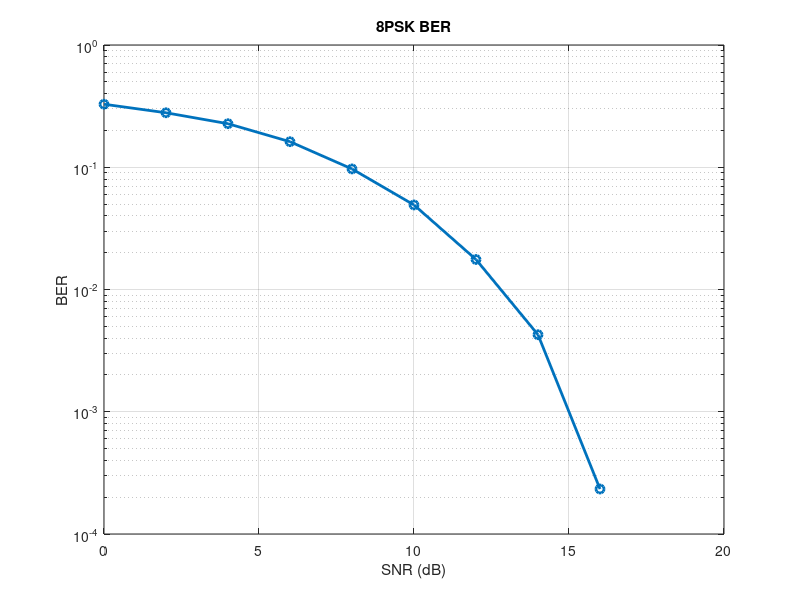

MATLAB code for this plot:
clear; clc;

M = 8;          % 8PSK
k = 3;          % bits per symbol
N = 30000;      % total bits

data = randi([0 1],N,1);

% reshape bits to symbols
bits = reshape(data,[],3);

% binary to decimal
symbols = bits(:,1)*4 + bits(:,2)*2 + bits(:,3);

% -------- 8PSK Modulation --------
theta = 2*pi*symbols/M;
tx = exp(1j*theta);

snr_dB = 0:2:20;
ber = zeros(size(snr_dB));

for n = 1:length(snr_dB)

    snr = 10^(snr_dB(n)/10);

    % noise variance
    sigma = sqrt(1/(2*snr));

    noise = sigma*(randn(size(tx)) + 1j*randn(size(tx)));

    rx = tx + noise;

    % -------- Demodulation --------
    phase = angle(rx);

    phase(phase<0) = phase(phase<0)+2*pi;

    demod = round(phase/(2*pi/M));
    demod(demod==8)=0;

    % decimal to bits
    b1 = floor(demod/4);
    b2 = floor(mod(demod,4)/2);
    b3 = mod(demod,2);

    bitsHat = [b1 b2 b3];
    bitsHat = bitsHat(:);

    ber(n) = sum(bitsHat~=data)/N;

end

% -------- Plot --------
semilogy(snr_dB,ber,'-o','LineWidth',2)
grid on
xlabel('SNR (dB)')
ylabel('BER')
title('8PSK BER')
